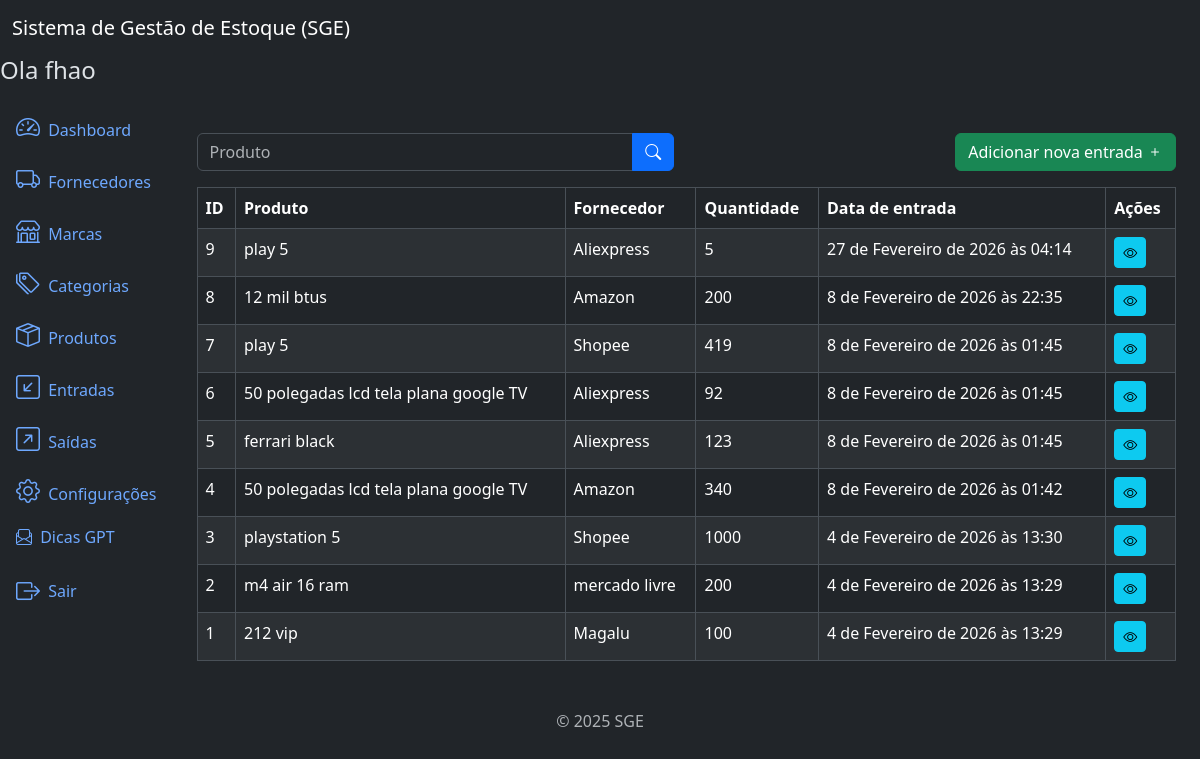
The page /inflows/ (signed in) on the database its author committed.
### inflows/models.py (models this page shows, shortened)
class Inflow(models.Model):
    supplier = models.ForeignKey(
        Supplier,
        on_delete=models.PROTECT,
        related_name='inflows'
    )
    product = models.ForeignKey(
        Product,
        on_delete=models.PROTECT,
        related_name='inflows'
    )
    quantity = models.IntegerField()
    description = models.TextField(
        blank=True,
        null=True,
    )
    created_at = models.DateTimeField(
        auto_now_add=True,
    )
    updated_at = models.DateTimeField(
        auto_now=True,
    )
    class Meta:
        ordering = ['-created_at']   # `-` ordem descrecente

### products/models.py (models this page shows)
class Product(models.Model):
    title = models.CharField(
        max_length=500
    )
    brand = models.ForeignKey(
        Brand,
        on_delete=models.PROTECT,
        related_name='products'
    )
    category = models.ForeignKey(
        Category,
        on_delete=models.PROTECT,
        related_name='products'
    )
    description = models.TextField(
        blank=True,
        null=True,
    )
    serie_number = models.CharField(
        max_length=200,
        blank=True,
        null=True,
    )
    cost_price = models.DecimalField(
        max_digits=20,
        decimal_places=2,
    )  # preço de custo
    selling_price = models.DecimalField(
        max_digits=20,
        decimal_places=2,
    )  # preço vendido
    quantity = models.IntegerField(
        default=0,
    )
    created_at = models.DateTimeField(
        auto_now_add=True,
    )
    updated_at = models.DateTimeField(
        auto_now=True
    )
    class Meta:
        ordering = ['title']
    def __str__(self):
        return self.title

### suppliers/models.py (models this page shows)
class Supplier(models.Model):
    name = models.CharField(max_length=500)
    description = models.TextField(
        blank=True,
        null=True,
    )
    created_at = models.DateTimeField(
        auto_now_add=True
    )
    updated_at = models.DateTimeField(
        auto_now=True
    )
    class Meta:
        ordering = ['name']
    def __str__(self):
        return self.name

### inflows/views.py (the view)
# urls.py: path('inflows/', views.InflowListView.as_view(), name='inflow_list'),
class InflowListView(LoginRequiredMixin, PermissionRequiredMixin, ListView):
    model = models.Inflow
    template_name = 'inflow_list.html'
    context_object_name = 'inflows'
    paginate_by = 10
    permission_required = 'inflows.view_inflow'
    def get_queryset(self):
        queryset = super().get_queryset()
        product = self.request.GET.get('product')
        if product:
            queryset = queryset.filter(product__title__icontains=product)
        return queryset

### inflows/templates/inflow_list.html (shortened to what this page needs)
{% extends 'base.html' %}
{% block content %}
<div class="row mb-3">
   <div class="col-md-6">
      <form method="get" action="{% url 'inflow_list' %}">
         <div class="input-group">
            <input type="text" class="form-control" name="product" placeholder="Produto" value="{{ request.GET.product }}">
            <button type="submit" class="btn btn-primary">
               <i class="bi bi-search"></i>
            </button>
         </div>
      </form>
   </div>
   {% if perms.inflows.add_inflow %}
      <div class="col-md-6">
         <a href="{% url 'inflow_create' %}" class="btn btn-success float-end">
            Adicionar nova entrada
            <i class="bi bi-plus"></i>
         </a>
      </div>
   {% endif %}
</div>
<div class="table-responsive">
   <table class="table table-striped table-bordered">
      <thead class="thead-dark">
         <tr>
            <th>ID</th>
            <th>Produto</th>
            <th>Fornecedor</th>
            <th>Quantidade</th>
            <th>Data de entrada</th>
            <th>Ações</th>
         </tr>
      </thead>
      <tbody>
         {% for inflow in inflows %}
         <tr>
            <td>{{ inflow.id }}</td>
            <td>{{ inflow.product }}</td>
            <td>{{ inflow.supplier }}</td>
            <td>{{ inflow.quantity }}</td>
            <td>{{ inflow.created_at }}</td>
            <td>
               <a href="{% url 'inflow_detail' inflow.id %}" class="btn btn-info btn-sm">
                  <i class="bi bi-eye"></i>
               </a>
            </td>
         </tr>
         {% endfor %}
      </tbody>
   </table>
</div>
{% endblock %}

### app/templates/components/_header.html
<nav class="navbar navbar-expand-lg navbar-light bg-dark">
  <div class="container-fluid">
    <a class="navbar-brand text-white" href="#">Sistema de Gestão de Estoque (SGE)</a>
  </div>
</nav>
<h4>Ola {{ user.username }}</h4>

### rows shown on the page
Inflow: id "9", product "play 5", supplier "Aliexpress", quantity "5", created_at "27 de Fevereiro de 2026 às 04:14"
Inflow: id "8", product "12 mil btus", supplier "Amazon", quantity "200", created_at "8 de Fevereiro de 2026 às 22:35"
Inflow: id "7", product "play 5", supplier "Shopee", quantity "419", created_at "8 de Fevereiro de 2026 às 01:45"
Inflow: id "6", product "50 polegadas lcd tela plana google TV", supplier "Aliexpress", quantity "92", created_at "8 de Fevereiro de 2026 às 01:45"
Inflow: id "5", product "ferrari black", supplier "Aliexpress", quantity "123", created_at "8 de Fevereiro de 2026 às 01:45"
Inflow: id "4", product "50 polegadas lcd tela plana google TV", supplier "Amazon", quantity "340", created_at "8 de Fevereiro de 2026 às 01:42"
Inflow: id "3", product "playstation 5", supplier "Shopee", quantity "1000", created_at "4 de Fevereiro de 2026 às 13:30"
Inflow: id "2", product "m4 air 16 ram", supplier "mercado livre", quantity "200", created_at "4 de Fevereiro de 2026 às 13:29"
Inflow: id "1", product "212 vip", supplier "Magalu", quantity "100", created_at "4 de Fevereiro de 2026 às 13:29"

### other values the page prints
{{ user.username }} "fhao"
